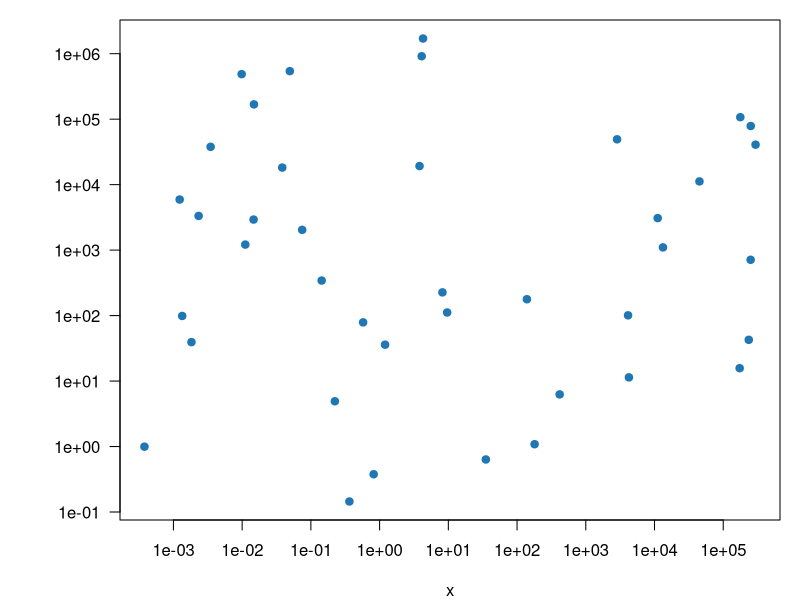
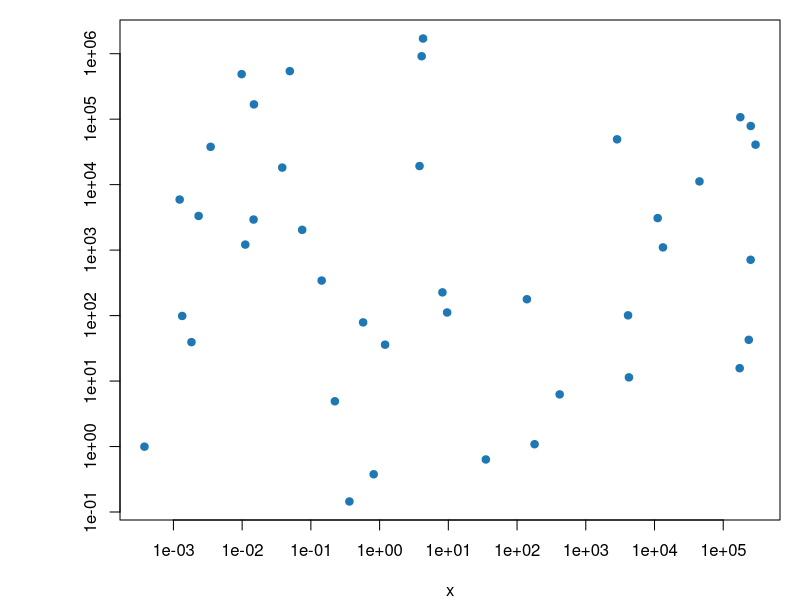
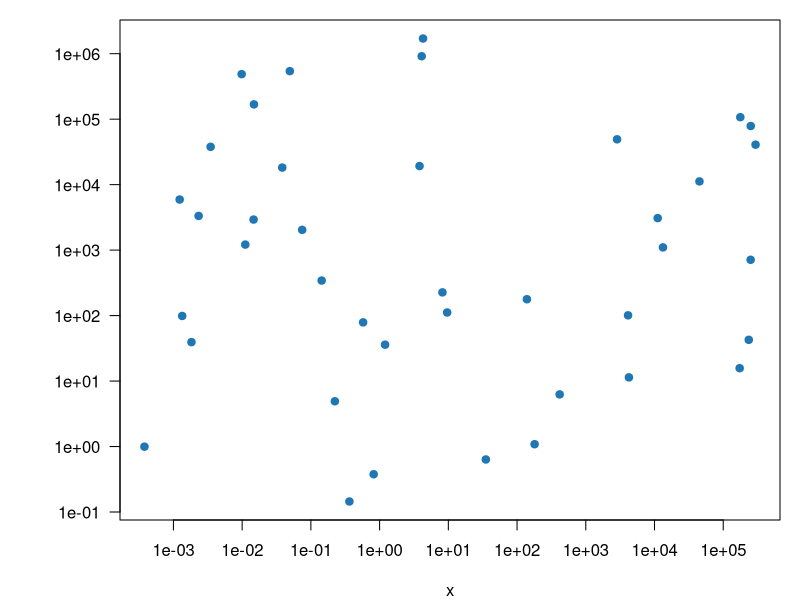
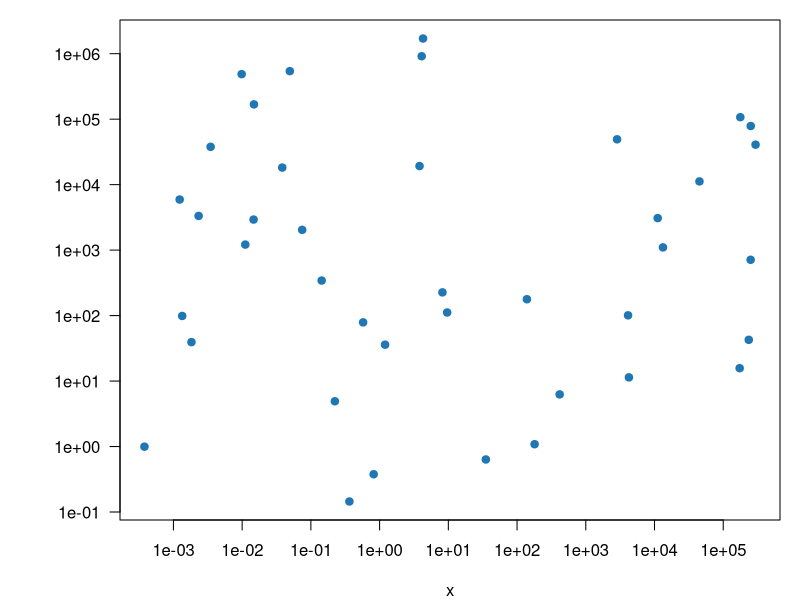
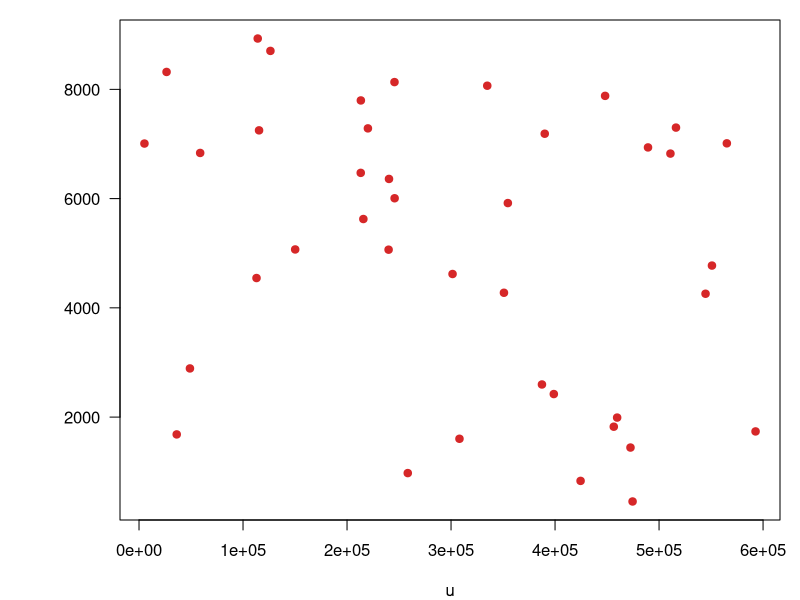
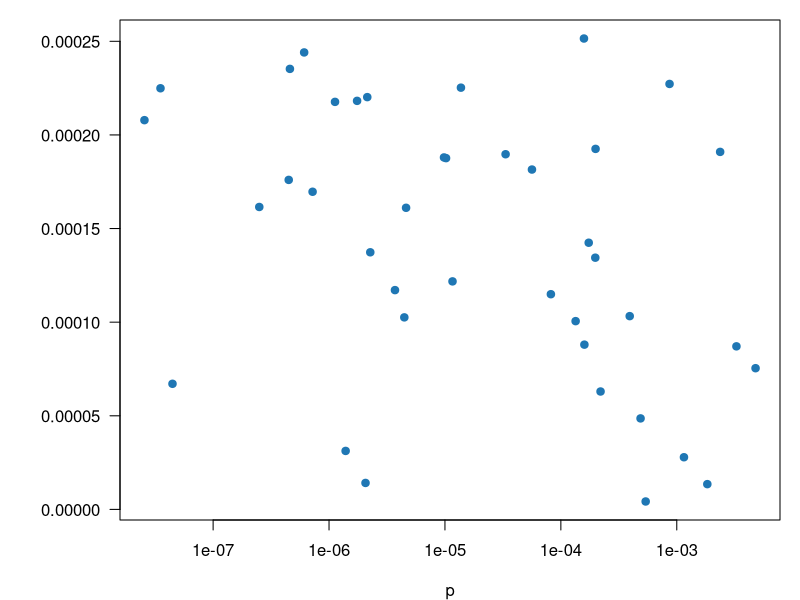
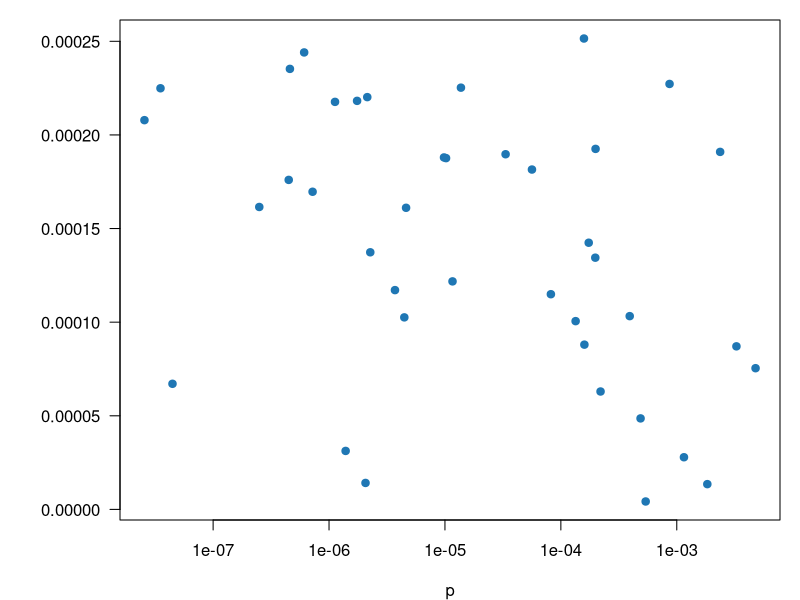
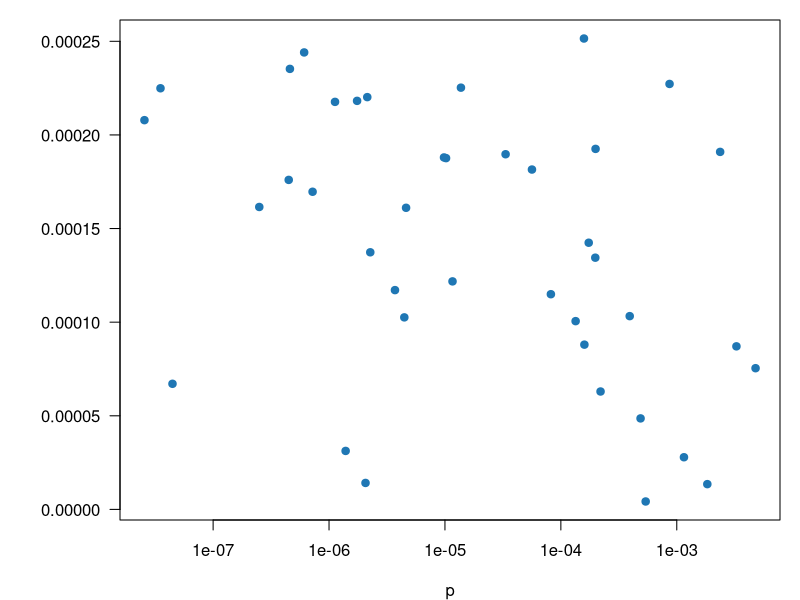

Recreate these plots in R, in order.
# bench-r: scatterplots drawn by R whose tick labels are in scientific notation, the two ways figures write it:
# "1e+05" (R's own, in base graphics and ggplot2; JMP's "1e+5"; Excel's "1.E+05") and "2 × 10³" (plotmath, or typed).
# Each image gets a CSV of its points in data units with the tick values in header lines, as tools/label-bench.mjs
# reads them (npm run bench:labels -- --set bench-r).
#
# Usage, from this directory: Rscript make.R   (R 4.x with ggplot2 and scales; written with R 4.6.0 on macOS, whose
# quartz device sets the text in Helvetica)

suppressMessages(library(ggplot2))
set.seed(7)
N <- 40
BLUE <- "#1f77b4"

num <- function(v) paste(trimws(formatC(v, format = "g", digits = 15)), collapse = ", ")

# the CSV beside an image: tick values (those inside the plot), scales, and the points
truth <- function(name, x, y, xticks, yticks, xlog = FALSE, ylog = FALSE) {
    lines <- c(
        paste("# x ticks:", num(xticks)), paste("# y ticks:", num(yticks)),
        paste("# x scale:", if (xlog) "log" else "linear"), paste("# y scale:", if (ylog) "log" else "linear"),
        "# source: drawn by bench-r/make.R", "x,y", paste(trimws(formatC(x, format = "g", digits = 10)), trimws(formatC(y, format = "g", digits = 10)), sep = ",")
    )
    writeLines(lines, paste0(name, ".csv"))
}

# of the values `at`, those inside the open plot (par("usr") is in log10 units on a log axis)
inside <- function(at, side) {
    usr <- par("usr")[if (side == 1) 1:2 else 3:4]
    v <- if (par(if (side == 1) "xlog" else "ylog")) log10(at) else at
    at[v >= usr[1] & v <= usr[2]]
}

# a base-graphics plot: `draw` plots and returns the tick values it gave the axes, list(x = , y = )
base <- function(name, x, y, draw, width = 640, height = 520, res = 96, mar = c(4, 6, 1, 1), xlog = FALSE, ylog = FALSE) {
    png(paste0(name, ".png"), width = width, height = height, res = res, type = "quartz")
    par(mar = mar)
    ticks <- draw()
    truth(name, x, y, inside(ticks$x, 1), inside(ticks$y, 2), xlog, ylog)
    invisible(dev.off())
}

# a ggplot: the tick values are its scales' breaks
gg <- function(name, p, x, y, width = 6, height = 4.6, dpi = 110, xlog = FALSE, ylog = FALSE) {
    ggsave(paste0(name, ".png"), p, width = width, height = height, dpi = dpi)
    params <- ggplot_build(p)$layout$panel_params[[1]]
    breaks <- function(b, log) {
        b <- b[!is.na(b)]
        if (log) 10^b else b
    }
    truth(name, x, y, breaks(params$x$breaks, xlog), breaks(params$y$breaks, ylog), xlog, ylog)
}

# --- "1e+05": a number with its power of ten after an "e" ---

x <- 10^runif(N, -3.5, 5.5)
y <- 10^runif(N, -1.5, 6.5)
loglog <- function(las) function() {
    plot(x, y, log = "xy", pch = 19, col = BLUE, las = las, ylab = "")
    list(x = axTicks(1), y = axTicks(2))
}
# R's device as it comes (480 × 480 at 72 dpi, 12 pt: digits 9 px tall), labels upright
base("log-e-default", x, y, loglog(1), width = 480, height = 480, res = 72, xlog = TRUE, ylog = TRUE)
# … and with the y labels turned along the axis, R's default, which Dot Scraper reads turned
base("log-e-turned", x, y, loglog(0), width = 480, height = 480, res = 72, xlog = TRUE, ylog = TRUE)
base("log-e", x, y, loglog(1), xlog = TRUE, ylog = TRUE)
base("log-e-hi", x, y, loglog(1), width = 1100, height = 900, res = 170, xlog = TRUE, ylog = TRUE)

u <- runif(N, 0, 6.2e5)
v <- runif(N, 0, 9e3)
base("linear-e", u, v, function() {
    plot(u, v, pch = 19, col = "#d62728", las = 1, ylab = "")
    list(x = axTicks(1), y = axTicks(2))
})

# small values: p-values on a log axis, and a linear axis R writes in full
p <- 10^runif(N, -7.8, -2.2)
q <- runif(N, 0, 2.6e-4)
for (res in c(72, 120, 220)) {
    base(sprintf("small-e-r%d", res), p, q, function() {
        plot(p, q, log = "x", pch = 19, col = BLUE, las = 1, ylab = "")
        list(x = axTicks(1), y = axTicks(2))
    }, width = round(6.6 * res), height = round(5.4 * res), res = res, xlog = TRUE)
}

# as other programs write it: Excel's "2.E+05" and "2.0E+03", and JMP's "1e-7" and "2e+3"
atu <- c(0, 2e5, 4e5, 6e5)
atv <- c(0, 2e3, 4e3, 6e3, 8e3)
base("excel-E", u, v, function() {
    plot(u, v, pch = 19, col = "#9467bd", xlab = "u", ylab = "", axes = FALSE)
    axis(1, at = atu, labels = c("0.E+00", "2.E+05", "4.E+05", "6.E+05"))
    axis(2, at = atv, labels = c("0.0E+00", "2.0E+03", "4.0E+03", "6.0E+03", "8.0E+03"), las = 1)
    box()
    list(x = atu, y = atv)
}, width = 700)
atp <- 10^(-8:-2)
base("jmp-e", p, v, function() {
    plot(p, v, log = "x", pch = 19, col = "#8c564b", xlab = "p", ylab = "", axes = FALSE)
    axis(1, at = atp, labels = sprintf("1e-%d", 8:2))
    axis(2, at = atv, labels = c("0", "2e+3", "4e+3", "6e+3", "8e+3"), las = 1)
    box()
    list(x = atp, y = atv)
}, width = 700, xlog = TRUE)

gg("gg-linear-e", ggplot(data.frame(u, w = v * 1e5), aes(u, w)) + geom_point(colour = "#9467bd", size = 2.5) + theme_bw(), u, v * 1e5)
gg("gg-log-e", ggplot(data.frame(x, y), aes(x, y)) + geom_point(colour = "#2ca02c", size = 2.5) + scale_x_log10(breaks = 10^(-3:5)) +
    scale_y_log10(breaks = 10^(-1:6)) + theme_classic(), x, y, width = 7, dpi = 150, xlog = TRUE, ylog = TRUE)
gg("gg-log-e-bw", ggplot(data.frame(x, y), aes(x, y)) + geom_point(colour = "#2ca02c", size = 2.5) + scale_x_log10() + scale_y_log10() + theme_bw(),
    x, y, xlog = TRUE, ylog = TRUE)

# --- "2 × 10³": a number times a power of ten ---

# plotmath below (the sign from the Symbol font, on the baseline), typed text beside (Helvetica's "×" and "³")
for (res in c(72, 96, 144, 220)) {
    base(sprintf("times-r%d", res), u, v, function() {
        plot(u, v, pch = 19, col = "#ff7f0e", xlab = "u", ylab = "", axes = FALSE)
        axis(1, at = atu, labels = expression(0, 2 %*% 10^5, 4 %*% 10^5, 6 %*% 10^5))
        axis(2, at = atv, labels = c("0", "2 × 10³", "4 × 10³", "6 × 10³", "8 × 10³"), las = 1)
        box()
        list(x = atu, y = atv)
    }, width = round(6.6 * res), height = round(5.4 * res), res = res)
}
# a log axis with 1 and 3 times each power
atl <- c(1e2, 3e2, 1e3, 3e3, 1e4, 3e4)
xl <- 10^runif(N, 2, 4.5)
base("times-log", xl, v, function() {
    plot(xl, v, log = "x", pch = 19, col = "#8c564b", xlab = "x", ylab = "", axes = FALSE)
    axis(1, at = atl, labels = expression(1 %*% 10^2, 3 %*% 10^2, 1 %*% 10^3, 3 %*% 10^3, 1 %*% 10^4, 3 %*% 10^4))
    axis(2, at = atv, las = 1)
    box()
    list(x = atl, y = atv)
}, width = 760, xlog = TRUE)
# decimals before the sign, and the letter x typed for it
atd <- c(0, 1.5e5, 3e5, 4.5e5, 6e5)
base("times-x", u, v, function() {
    plot(u, v, pch = 19, col = "#2ca02c", xlab = "u", ylab = "", axes = FALSE)
    axis(1, at = atd, labels = expression(0, 1.5 %*% 10^5, 3 %*% 10^5, 4.5 %*% 10^5, 6 %*% 10^5))
    axis(2, at = atv, labels = c("0", "2 x 10³", "4 x 10³", "6 x 10³", "8 x 10³"), las = 1)
    box()
    list(x = atd, y = atv)
}, width = 700)

parsed <- function(text) scales::label_parse()(text)
times <- ggplot(data.frame(u, v), aes(u, v)) + geom_point(colour = "#17becf", size = 2.5) +
    scale_x_continuous(breaks = atu, labels = parsed(c("0", "2 %*% 10^5", "4 %*% 10^5", "6 %*% 10^5"))) +
    scale_y_continuous(breaks = atv, labels = parsed(c("0", "2 %*% 10^3", "4 %*% 10^3", "6 %*% 10^3", "8 %*% 10^3")))
gg("gg-times-bw", times + theme_bw(), u, v)
gg("gg-times", times + theme_classic(), u, v, dpi = 150)

# --- ggplot2's default theme: a gray panel with white grid lines and no axis lines, the ticks at its edges ---

a <- runif(N, 2, 98)
b <- runif(N, 3, 47)
gray <- ggplot(data.frame(a, b), aes(a, b)) + geom_point(colour = "#d62728", size = 2.5)
gg("gg-gray", gray, a, b)
gg("gg-gray-small", gray, a, b, dpi = 72)
# ggsave's own resolution, 300 dpi
gg("gg-gray-hi", gray, a, b, width = 5, height = 4, dpi = 300)
gg("gg-gray-log-e", ggplot(data.frame(x, y), aes(x, y)) + geom_point(colour = "#2ca02c", size = 2.5) + scale_x_log10() + scale_y_log10(),
    x, y, xlog = TRUE, ylog = TRUE)
gg("gg-gray-times", times, u, v)
